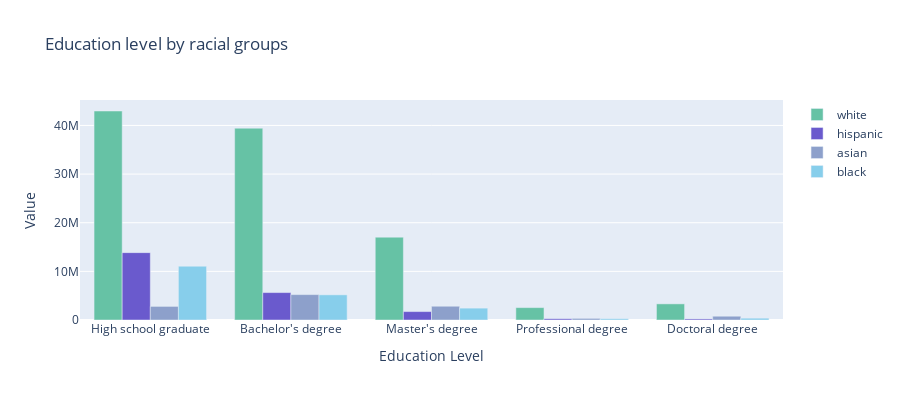

Here is the notebook cell this chart was saved with:
### Code cell
df = pd.read_csv('education.csv')

trace1 = go.Bar(
    x=df['diploma'],
    y=df['white'],
    name='white',  
    marker=dict(color='rgb(102,194,165)')  

)

trace2 = go.Bar(
    x=df['diploma'],
    y=df['hispanic'],
    name='hispanic',  
    marker=dict(color='rgb(106,90,205)')  

)

trace3 = go.Bar(
    x=df['diploma'],
    y=df['asian'],
    name='asian',  
    marker=dict(color='rgb(141,160,203)')

)

trace4 = go.Bar(
    x=df['diploma'],
    y=df['black'],
    name='black',  
    marker=dict(color='rgb(135,206,235)')
)

# Create a layout object that contains the specifications for the X and Y axes, and the legend
layout = go.Layout(
    title='Education level by racial groups',
    height = 400,
    xaxis=go.layout.XAxis(
        type='category',  # the type for the x axis is categorical
        title='Education Level'
    ),
    yaxis=go.layout.YAxis(
        title='Value'
    ),
    barmode='group',  # Group the bars for each category
    legend=dict(
    )
)

# Create the figure object with data and layout
fig = go.Figure(data=[trace1, trace2, trace3, trace4], layout=layout)
fig.show()

### Figure 1 — Plotly figure (JSON) as saved in the notebook; plotly's stock layout.template omitted (floating-point values rounded to 4 significant figures)
{"data": [{"marker": {"color": "rgb(102,194,165)"}, "name": "white", "type": "bar", "x": ["High school graduate", "Bachelor's degree", "Master's degree", "Professional degree", "Doctoral degree"], "y": [42969000, 39434000, 17029000, 2545000, 3317000]}, {"marker": {"color": "rgb(106,90,205)"}, "name": "hispanic", "type": "bar", "x": ["High school graduate", "Bachelor's degree", "Master's degree", "Professional degree", "Doctoral degree"], "y": [13849000, 5635000, 1729000, 261000, 219000]}, {"marker": {"color": "rgb(141,160,203)"}, "name": "asian", "type": "bar", "x": ["High school graduate", "Bachelor's degree", "Master's degree", "Professional degree", "Doctoral degree"], "y": [2795000, 5219000, 2828000, 332000, 777000]}, {"marker": {"color": "rgb(135,206,235)"}, "name": "black", "type": "bar", "x": ["High school graduate", "Bachelor's degree", "Master's degree", "Professional degree", "Doctoral degree"], "y": [11059000, 5177000, 2441000, 264000, 372000]}], "layout": {"barmode": "group", "height": 400, "title": {"text": "Education level by racial groups"}, "xaxis": {"title": {"text": "Education Level"}, "type": "category"}, "yaxis": {"title": {"text": "Value"}}}}
